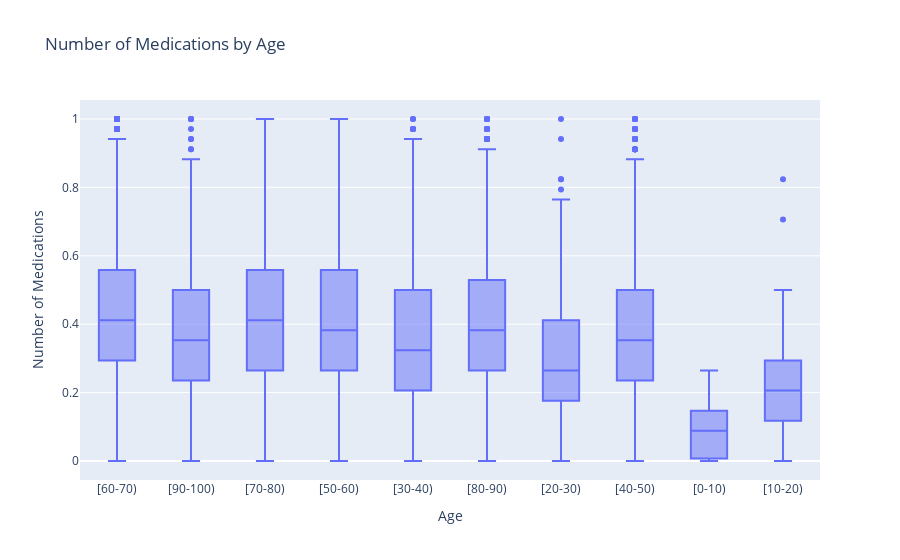

The code cell stored with this chart in its notebook:
### Markdown cell above
#### 2) Number of Medications by Age

### Code cell
fig = px.box(df, x='age', y='num_medications', title='Number of Medications by Age')
fig.update_layout(xaxis_title='Age', yaxis_title='Number of Medications')
fig.show()

### Figure 1 — Plotly figure (JSON) as saved in the notebook; plotly's stock layout.template omitted (floating-point values rounded to 4 significant figures; data arrays with more than 128 entries replaced by an {"elided": "..."} marker saying what was removed)
{"data": [{"alignmentgroup": "True", "hovertemplate": "age=%{x}<br>num_medications=%{y}<extra></extra>", "legendgroup": "", "marker": {"color": "#636efa"}, "name": "", "notched": false, "offsetgroup": "", "orientation": "v", "showlegend": false, "type": "box", "x": {"elided": "24962 str values"}, "x0": " ", "xaxis": "x", "y": {"elided": "24962 float values"}, "y0": " ", "yaxis": "y"}], "layout": {"boxmode": "group", "legend": {"tracegroupgap": 0}, "title": {"text": "Number of Medications by Age"}, "xaxis": {"anchor": "y", "domain": [0, 1], "title": {"text": "Age"}}, "yaxis": {"anchor": "x", "domain": [0, 1], "title": {"text": "Number of Medications"}}}}
